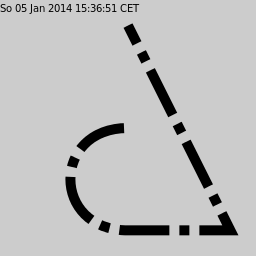

The script that saved this image:
## header to provide surface and context
using Cairo
c = CairoRGBSurface(256,256);
cr = CairoContext(c);

save(cr);
set_source_rgb(cr,0.8,0.8,0.8);    # light gray
rectangle(cr,0.0,0.0,256.0,256.0); # background
fill(cr);
restore(cr);

save(cr);
## original example, following here

dashes = [50.0,  # ink 
          10.0,  # skip
          10.0,  # ink 
          10.0   # skip
          ];
#ndash = length(dashes); not implemented as ndash on set_dash
offset = -50.0;

set_dash(cr, dashes, offset); 
set_line_width(cr, 10.0);

move_to(cr, 128.0, 25.6);
line_to(cr, 230.4, 230.4);
rel_line_to(cr, -102.4, 0.0);
curve_to(cr, 51.2, 230.4, 51.2, 128.0, 128.0, 128.0);

stroke(cr);


## mark picture with current date
restore(cr);
move_to(cr,0.0,12.0);
set_source_rgb(cr, 0,0,0);
show_text(cr,Libc.strftime(time()));
write_to_png(c,"sample_dash.png");
